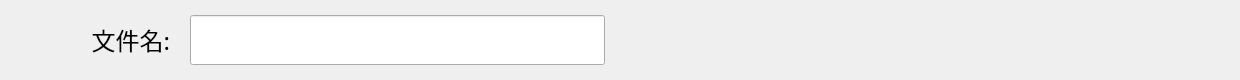
    <widget class="QWidget" name="infoWidget" native="true">
     <property name="minimumSize">
      <size>
       <width>1240</width>
       <height>80</height>
      </size>
     </property>
     <property name="maximumSize">
      <size>
       <width>16777215</width>
       <height>80</height>
      </size>
     </property>
     <layout class="QHBoxLayout" name="horizontalLayout_2">
      <property name="spacing">
       <number>20</number>
      </property>
      <property name="leftMargin">
       <number>0</number>
      </property>
      <property name="topMargin">
       <number>0</number>
      </property>
      <property name="rightMargin">
       <number>0</number>
      </property>
      <property name="bottomMargin">
       <number>0</number>
      </property>
      <item>
       <widget class="QLabel" name="label">
        <property name="minimumSize">
         <size>
          <width>50</width>
          <height>50</height>
         </size>
        </property>
        <property name="maximumSize">
         <size>
          <width>50</width>
          <height>50</height>
         </size>
        </property>
        <property name="styleSheet">
         <string notr="true"/>
        </property>
        <property name="text">
         <string/>
        </property>
       </widget>
      </item>
      <item>
       <widget class="QLabel" name="filenameLab">
        <property name="minimumSize">
         <size>
          <width>100</width>
          <height>50</height>
         </size>
        </property>
        <property name="maximumSize">
         <size>
          <width>100</width>
          <height>50</height>
         </size>
        </property>
        <property name="font">
         <font>
          <family>微软雅黑</family>
          <pointsize>18</pointsize>
         </font>
        </property>
        <property name="text">
         <string>文件名:</string>
        </property>
        <property name="alignment">
         <set>Qt::AlignRight|Qt::AlignTrailing|Qt::AlignVCenter</set>
        </property>
       </widget>
      </item>
      <item>
       <widget class="QLineEdit" name="filenameLE">
        <property name="minimumSize">
         <size>
          <width>400</width>
          <height>50</height>
         </size>
        </property>
        <property name="maximumSize">
         <size>
          <width>600</width>
          <height>16777215</height>
         </size>
        </property>
        <property name="font">
         <font>
          <family>微软雅黑</family>
          <pointsize>16</pointsize>
         </font>
        </property>
        <property name="styleSheet">
         <string notr="true">border-image: url(:/icon/lineeditl.png);</string>
        </property>
        <property name="readOnly">
         <bool>false</bool>
        </property>
       </widget>
      </item>
      <item>
       <spacer name="horizontalSpacer_2">
        <property name="orientation">
         <enum>Qt::Horizontal</enum>
        </property>
        <property name="sizeHint" stdset="0">
         <size>
          <width>40</width>
          <height>20</height>
         </size>
        </property>
       </spacer>
      </item>
      <item>
       <widget class="QWidget" name="taskWidget" native="true">
        <property name="minimumSize">
         <size>
          <width>200</width>
          <height>80</height>
         </size>
        </property>
        <property name="maximumSize">
         <size>
          <width>200</width>
          <height>80</height>
         </size>
        </property>
        <property name="styleSheet">
         <string notr="true">#minBtn{
	border-image: url(:/icon/mins.png);
}
#minBtn:hover{
	border-image: url(:/icon/nins1.png);
}

#closeBtn{
	border-image: url(:/icon/closel.png);
}
#closeBtn:hover{
	border-image: url(:/icon/closel1.png);
}</string>
        </property>
        <widget class="QPushButton" name="minBtn">
         <property name="geometry">
          <rect>
           <x>100</x>
           <y>0</y>
           <width>40</width>
           <height>40</height>
          </rect>
         </property>
         <property name="text">
          <string/>
         </property>
         <property name="iconSize">
          <size>
           <width>70</width>
           <height>70</height>
          </size>
         </property>
         <property name="flat">
          <bool>true</bool>
         </property>
        </widget>
        <widget class="QPushButton" name="closeBtn">
         <property name="geometry">
          <rect>
           <x>160</x>
           <y>0</y>
           <width>40</width>
           <height>40</height>
          </rect>
         </property>
         <property name="text">
          <string/>
         </property>
         <property name="iconSize">
          <size>
           <width>30</width>
           <height>30</height>
          </size>
         </property>
         <property name="flat">
          <bool>true</bool>
         </property>
        </widget>
       </widget>
      </item>
     </layout>
    </widget>
